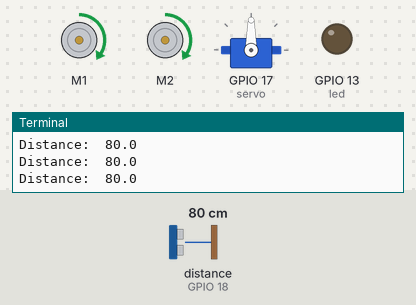
Simulated run of this program. Board: Raspberry Pi (BCM pin numbers). On the bench: 2 × DC motor (green arrow = forward, orange = backward, longer = faster), servo, output pins drawn as LEDs (lit = HIGH), the last lines printed to the terminal. The test bench sets the inputs (shaded band); at power-on: distance to the obstacle (sensor on GPIO 18) 80 cm. The echo pulse lasts 58.3 µs per cm; motors are numbered in the order the program creates them (left before right in a Robot); servo angles are drawn from the pulse width (0.5 ms = 0°, 2.5 ms = 180°).

Above: at 1.2 s.
1.3 s: distance to the obstacle (sensor on GPIO 18) set to 34 cm
2.8 s: distance to the obstacle (sensor on GPIO 18) set to 28 cm
At 3.4 s:
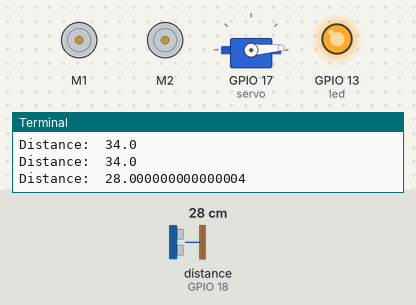
5.8 s: distance to the obstacle (sensor on GPIO 18) set to 35 cm
At 6.13 s:
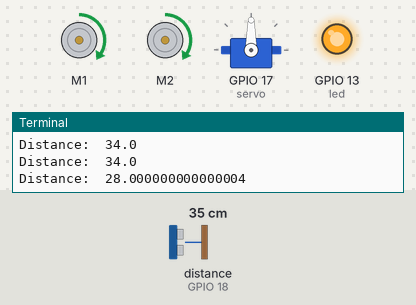
7.6 s: distance to the obstacle (sensor on GPIO 18) set to 2 cm
At 8.7 s:
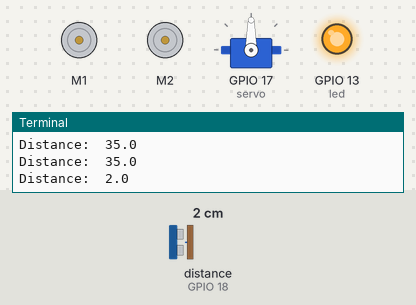
Timing chart, 0 to 11.6 s (numbered marks = the images above; inputs shaded):
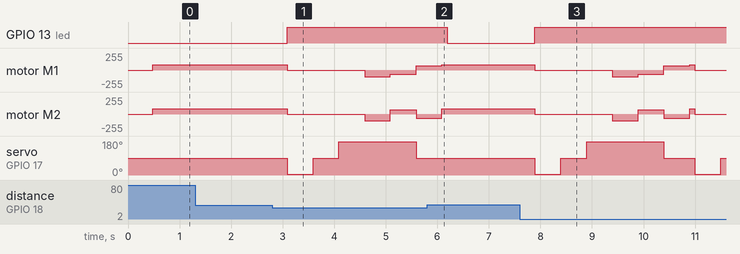

The program:

robbywithservo.py
```python
#Library
from gpiozero import DistanceSensor, LED, Robot, Servo
from time import sleep

#Setup Components
led=LED(13)
sensor = DistanceSensor(echo=18, trigger=16)
robby = Robot(left=(19,26), right=(20, 21))
#https://gpiozero.readthedocs.io/en/stable/api_output.html?highlight=servo#gpiozero.Servo
myCorrection=0.45
maxPW=(2.0+myCorrection)/1000
minPW=(1.0-myCorrection)/1000
servo = Servo(17,min_pulse_width=minPW,max_pulse_width=maxPW)


#Algorithm
while True:
    servo.value=None
    dist=sensor.distance * 100
    print('Distance: ', dist)
    if dist <= 30:
        led.on()
        robby.stop()
        #check left or right got more clearance
        servo.min()
        dist_Right=sensor.distance * 100
        sleep(.5)
        servo.mid()
        sleep(.5)
        servo.max()
        sleep(.5)
        dist_Left = sensor.distance * 100
        servo.value=None

        if dist_Right > dist_Left:
            robby.backward(.4)
            sleep(.5)
            robby.right(.25)
            sleep(.5)
            robby.left(.25)
        else:
            robby.backward(.4)
            sleep(.5)
            robby.left(.25)
            sleep(.5)
            robby.right(.25)


        servo.mid()
        sleep(.5)
        robby.forward(.3)
    else:
        led.off()
        robby.forward(.3)
    sleep(.1)
```

Measured:
- the behaviour switches between 31 and 30 cm on distance to the obstacle (sensor on GPIO 18) (found by bisection; images 0 and 1)
- after the input at 2.8 s, GPIO 13 (led): LOW → HIGH after 0.29 s; motor M1: forward 76/255 → stopped after 0.29 s, → backward 102/255 1.5 s later, → backward 64/255 0.50 s later, → forward 64/255 0.50 s later
- after the input at 5.8 s, GPIO 13 (led): HIGH → LOW after 0.39 s; motor M1, motor M2: goes on until 6.1 s, then stays forward 76/255; servo on GPIO 17 (servo): stays 90° (without the input it goes to 4° after 0.39 s)
- after the input at 7.6 s, GPIO 13 (led): LOW → HIGH after 0.29 s; motor M1: forward 76/255 → stopped after 0.29 s, → backward 102/255 1.5 s later, → backward 64/255 0.50 s later, → forward 64/255 0.50 s later, … (6 changes in this stretch)
